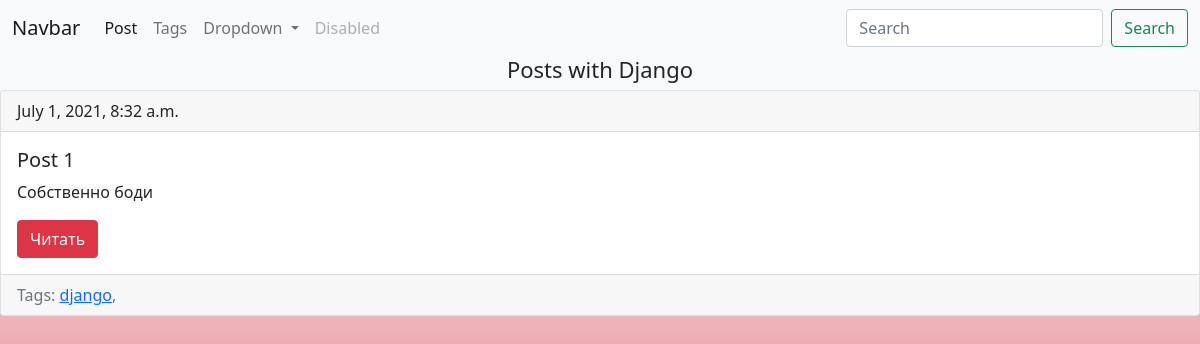
Page /blog/tag/django on the earlier database version.
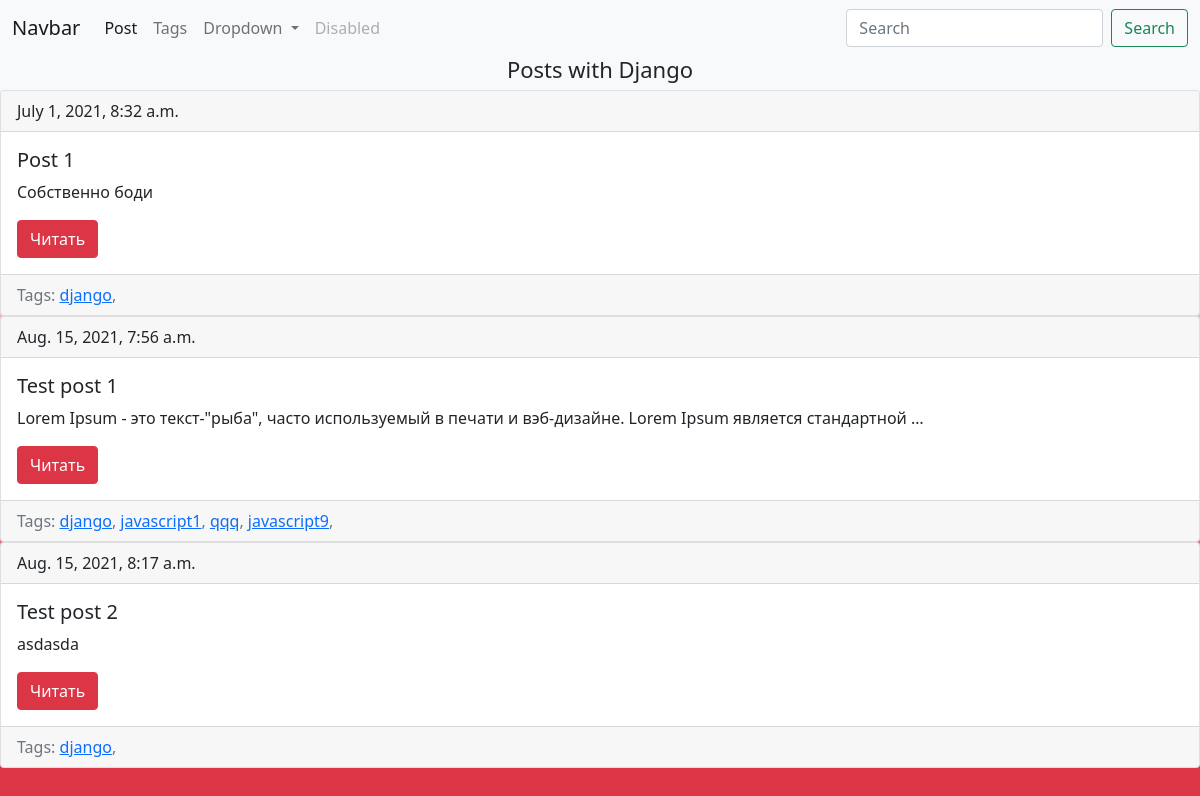
Same page on the later database version.
### blog/models.py (models this page shows, shortened)
class Post(models.Model):
    title = models.CharField(max_length=100, db_index=True)
    body = models.TextField(blank=True, db_index=True)
    date = models.DateTimeField(auto_now_add=True)
    slug = models.SlugField(max_length=100, unique=True)
    tags = models.ManyToManyField('Tag', blank=True, related_name='posts')
    def get_absoluter_url(self):
        return reverse('post_detail_url', kwargs={'slug': self.slug})

class Tag(models.Model):
    title = models.CharField(max_length=50)
    slug = models.SlugField(max_length=50, unique=True)
    def get_absoluter_url(self):
        return reverse('tag_detail_url', kwargs={'slug': self.slug})

### blog/views.py (the view)
# urls.py: path('tag/<str:slug>', TagDetail.as_view(), name='tag_detail_url'),
class TagDetail(View):
    def get(self, request, slug):
        tag = get_object_or_404(Tag, slug__iexact=slug)
        return render(request, 'blog/tag_post.html', context={'tag': tag})

### blog/templates/blog/tag_post.html (shortened to what this page needs)
{% extends 'blog/base_blog.html' %}
{%block content%}
<h1>Posts with {{tag.title|title}}</h1>
{%for post in tag.posts.all%}
  {%include 'blog/includes/block_post.html'%}
{%endfor%}
{%endblock%}

### blog/templates/blog/includes/block_post.html
<div class="card">
    <div class="card-header">
        {{ post.date }}
    </div>
    <div class="card-body">
        <h5 class="card-title">{{ post.title }}</h5>
        <p class="card-text">{{ post.body|truncatewords:15 }}</p>
        <a href="{{ post.get_absoluter_url }}" class="btn btn-danger">Читать</a>
    </div>
    {% if post.tags.all %}
        <div class="card-footer text-muted">
            Tags:
            {% for tag in post.tags.all %}
                <a href="{{ tag.get_absoluter_url }}">{{ tag.title }}</a>,
            {% endfor %}
        </div>
    {% endif %}
</div>

Differences in the rows shown:
added Post: date "Aug. 15, 2021, 7:56 a.m.", title "Test post 1", body "Lorem Ipsum - это текст-\"рыба\", часто используемый в печати и вэб-дизайне. Lorem Ipsum является стандартной …", Tag (title "django")
added Tag: title "javascript1", shown under "Aug. 15, 2021, 7:56 a.m."
added Tag: title "qqq", shown under "Aug. 15, 2021, 7:56 a.m."
added Tag: title "javascript9", shown under "Aug. 15, 2021, 7:56 a.m."
added Post: date "Aug. 15, 2021, 8:17 a.m.", title "Test post 2", body "asdasda", Tag (title "django")
